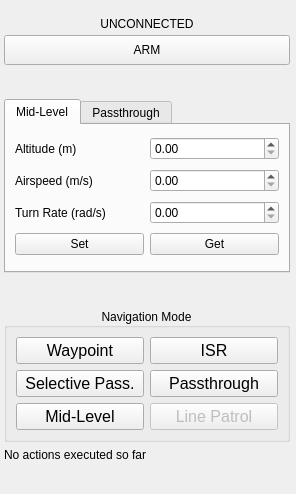
<?xml version="1.0" encoding="UTF-8"?>
<ui version="4.0">
 <class>slugsControl</class>
 <widget class="QWidget" name="slugsControl">
  <property name="geometry">
   <rect>
    <x>0</x>
    <y>0</y>
    <width>296</width>
    <height>494</height>
   </rect>
  </property>
  <property name="sizePolicy">
   <sizepolicy hsizetype="Minimum" vsizetype="Minimum">
    <horstretch>0</horstretch>
    <verstretch>0</verstretch>
   </sizepolicy>
  </property>
  <property name="maximumSize">
   <size>
    <width>16777215</width>
    <height>16777215</height>
   </size>
  </property>
  <property name="windowTitle">
   <string>Form</string>
  </property>
  <property name="toolTip">
   <string>Control widget for the SLUGS autopilot.</string>
  </property>
  <layout class="QGridLayout" name="gridLayout" rowstretch="5,0,0,0,0,0,0,0,0,0" columnstretch="5,0">
   <property name="leftMargin">
    <number>4</number>
   </property>
   <property name="topMargin">
    <number>4</number>
   </property>
   <property name="rightMargin">
    <number>0</number>
   </property>
   <property name="bottomMargin">
    <number>4</number>
   </property>
   <item row="4" column="0">
    <widget class="QTabWidget" name="tabWidget">
     <property name="sizePolicy">
      <sizepolicy hsizetype="Expanding" vsizetype="Fixed">
       <horstretch>0</horstretch>
       <verstretch>0</verstretch>
      </sizepolicy>
     </property>
     <property name="maximumSize">
      <size>
       <width>16777215</width>
       <height>180</height>
      </size>
     </property>
     <property name="styleSheet">
      <string notr="true"/>
     </property>
     <property name="currentIndex">
      <number>0</number>
     </property>
     <widget class="QWidget" name="tab">
      <property name="toolTip">
       <string>Set mid-level commands for the MAV.</string>
      </property>
      <property name="statusTip">
       <string>Set mid-level commands for the MAV.</string>
      </property>
      <attribute name="title">
       <string>Mid-Level</string>
      </attribute>
      <layout class="QGridLayout" name="gridLayout_2">
       <item row="1" column="0">
        <layout class="QHBoxLayout" name="horizontalLayout">
         <item>
          <widget class="QLabel" name="label_2">
           <property name="text">
            <string>Altitude (m)</string>
           </property>
          </widget>
         </item>
         <item>
          <widget class="QDoubleSpinBox" name="altitudeSpinBox">
           <property name="toolTip">
            <string>Altitude to maintain in meters.</string>
           </property>
           <property name="statusTip">
            <string>Altitude to maintain in meters.</string>
           </property>
           <property name="maximum">
            <double>1500.000000000000000</double>
           </property>
          </widget>
         </item>
        </layout>
       </item>
       <item row="2" column="0">
        <layout class="QHBoxLayout" name="horizontalLayout_3">
         <item>
          <widget class="QLabel" name="label_3">
           <property name="text">
            <string>Airspeed (m/s)</string>
           </property>
          </widget>
         </item>
         <item>
          <widget class="QDoubleSpinBox" name="airspeedSpinBox">
           <property name="toolTip">
            <string>Airspeed to maintain (in meters per second).</string>
           </property>
           <property name="statusTip">
            <string>Airspeed to maintain (in meters per second).</string>
           </property>
           <property name="maximum">
            <double>500.000000000000000</double>
           </property>
          </widget>
         </item>
        </layout>
       </item>
       <item row="3" column="0">
        <layout class="QHBoxLayout" name="horizontalLayout_2">
         <item>
          <widget class="QLabel" name="label_4">
           <property name="text">
            <string>Turn Rate (rad/s)</string>
           </property>
          </widget>
         </item>
         <item>
          <widget class="QDoubleSpinBox" name="turnRateSpinBox">
           <property name="toolTip">
            <string>Turn rate to hold (in radians per second).</string>
           </property>
           <property name="statusTip">
            <string>Turn rate to hold (in radians per second).</string>
           </property>
           <property name="maximum">
            <double>180.000000000000000</double>
           </property>
          </widget>
         </item>
        </layout>
       </item>
       <item row="4" column="0">
        <layout class="QHBoxLayout" name="horizontalLayout_4">
         <item>
          <widget class="QPushButton" name="setMidLevelButton">
           <property name="toolTip">
            <string>Sends mid-level flight parameters to MAV.</string>
           </property>
           <property name="statusTip">
            <string>Sends mid-level flight parameters to MAV.</string>
           </property>
           <property name="text">
            <string>Set</string>
           </property>
          </widget>
         </item>
         <item>
          <widget class="QPushButton" name="getMidLevelButton">
           <property name="toolTip">
            <string>Read mid-level flight parameters from MAV.</string>
           </property>
           <property name="statusTip">
            <string>Read mid-level flight parameters from MAV.</string>
           </property>
           <property name="text">
            <string>Get</string>
           </property>
          </widget>
         </item>
        </layout>
       </item>
      </layout>
     </widget>
     <widget class="QWidget" name="tab_2">
      <property name="toolTip">
       <string>Select manual control surfaces for selective passthrough.</string>
      </property>
      <property name="statusTip">
       <string>Select manual control surfaces for selective passthrough.</string>
      </property>
      <attribute name="title">
       <string>Passthrough</string>
      </attribute>
      <layout class="QGridLayout" name="gridLayout_3">
       <item row="0" column="0">
        <layout class="QVBoxLayout" name="verticalLayout">
         <item>
          <widget class="QCheckBox" name="elevatorCheckBox">
           <property name="toolTip">
            <string>Manually control the elevator.</string>
           </property>
           <property name="statusTip">
            <string>Manually control the elevator.</string>
           </property>
           <property name="text">
            <string>Elevator</string>
           </property>
          </widget>
         </item>
         <item>
          <widget class="QCheckBox" name="rudderCheckBox">
           <property name="toolTip">
            <string>Manually control the rudder.</string>
           </property>
           <property name="statusTip">
            <string>Manually control the rudder.</string>
           </property>
           <property name="text">
            <string>Rudder</string>
           </property>
          </widget>
         </item>
         <item>
          <widget class="QCheckBox" name="throttleCheckBox">
           <property name="toolTip">
            <string>Manually control the throttle.</string>
           </property>
           <property name="statusTip">
            <string>Manually control the throttle.</string>
           </property>
           <property name="text">
            <string>Throttle</string>
           </property>
          </widget>
         </item>
         <item>
          <widget class="QCheckBox" name="aileronsCheckBox">
           <property name="toolTip">
            <string>Manually control the ailerons.</string>
           </property>
           <property name="statusTip">
            <string>Manually control the ailerons.</string>
           </property>
           <property name="text">
            <string>Ailerons</string>
           </property>
          </widget>
         </item>
        </layout>
       </item>
       <item row="1" column="0">
        <widget class="QPushButton" name="setPassthroughButton">
         <property name="toolTip">
          <string>Sets the selected control surfaces for manual control.</string>
         </property>
         <property name="statusTip">
          <string>Sets the selected control surfaces for manual control.</string>
         </property>
         <property name="text">
          <string>Set</string>
         </property>
        </widget>
       </item>
      </layout>
     </widget>
    </widget>
   </item>
   <item row="3" column="0">
    <spacer name="verticalSpacer_3">
     <property name="orientation">
      <enum>Qt::Vertical</enum>
     </property>
     <property name="sizeHint" stdset="0">
      <size>
       <width>20</width>
       <height>5</height>
      </size>
     </property>
    </spacer>
   </item>
   <item row="6" column="0" rowspan="2">
    <widget class="QGroupBox" name="groupBox">
     <property name="minimumSize">
      <size>
       <width>0</width>
       <height>120</height>
      </size>
     </property>
     <property name="toolTip">
      <string>Choose the MAVs navigation mode.</string>
     </property>
     <property name="statusTip">
      <string>Choose the MAVs navigation mode.</string>
     </property>
     <property name="title">
      <string>Navigation Mode</string>
     </property>
     <property name="alignment">
      <set>Qt::AlignCenter</set>
     </property>
     <layout class="QHBoxLayout" name="horizontalLayout_6">
      <item>
       <layout class="QGridLayout" name="gridLayout_4">
        <property name="sizeConstraint">
         <enum>QLayout::SetDefaultConstraint</enum>
        </property>
        <item row="2" column="0">
         <widget class="QPushButton" name="midLevelModeButton">
          <property name="font">
           <font>
            <pointsize>12</pointsize>
           </font>
          </property>
          <property name="toolTip">
           <string>Hold specified mid-level commands.</string>
          </property>
          <property name="statusTip">
           <string>Hold specified mid-level commands.</string>
          </property>
          <property name="text">
           <string>Mid-Level</string>
          </property>
         </widget>
        </item>
        <item row="2" column="1">
         <widget class="QPushButton" name="linePatrolModeButton">
          <property name="enabled">
           <bool>false</bool>
          </property>
          <property name="font">
           <font>
            <pointsize>12</pointsize>
           </font>
          </property>
          <property name="acceptDrops">
           <bool>false</bool>
          </property>
          <property name="toolTip">
           <string/>
          </property>
          <property name="text">
           <string>Line Patrol</string>
          </property>
          <property name="checkable">
           <bool>false</bool>
          </property>
         </widget>
        </item>
        <item row="0" column="0">
         <widget class="QPushButton" name="waypointModeButton">
          <property name="font">
           <font>
            <pointsize>12</pointsize>
           </font>
          </property>
          <property name="toolTip">
           <string>Navigate to waypoints.</string>
          </property>
          <property name="statusTip">
           <string>Navigate to waypoints.</string>
          </property>
          <property name="text">
           <string>Waypoint</string>
          </property>
         </widget>
        </item>
        <item row="1" column="1">
         <widget class="QPushButton" name="passthroughModeButton">
          <property name="font">
           <font>
            <pointsize>12</pointsize>
           </font>
          </property>
          <property name="toolTip">
           <string>Manually pilot all control surfaces.</string>
          </property>
          <property name="statusTip">
           <string>Manually pilot all control surfaces.</string>
          </property>
          <property name="text">
           <string>Passthrough</string>
          </property>
          <property name="flat">
           <bool>false</bool>
          </property>
         </widget>
        </item>
        <item row="0" column="1">
         <widget class="QPushButton" name="isrModeButton">
          <property name="enabled">
           <bool>true</bool>
          </property>
          <property name="font">
           <font>
            <pointsize>12</pointsize>
           </font>
          </property>
          <property name="toolTip">
           <string>Circles an ISR point.</string>
          </property>
          <property name="statusTip">
           <string>Circles an ISR point.</string>
          </property>
          <property name="text">
           <string>ISR</string>
          </property>
         </widget>
        </item>
        <item row="1" column="0">
         <widget class="QPushButton" name="selectivePassthroughModeButton">
          <property name="font">
           <font>
            <pointsize>12</pointsize>
           </font>
          </property>
          <property name="toolTip">
           <string>Manually pilot selected control surfaces.</string>
          </property>
          <property name="statusTip">
           <string>Manually pilot selected control surfaces.</string>
          </property>
          <property name="text">
           <string>Selective Pass.</string>
          </property>
         </widget>
        </item>
       </layout>
      </item>
     </layout>
    </widget>
   </item>
   <item row="8" column="0" colspan="2">
    <widget class="QLabel" name="lastActionLabel">
     <property name="minimumSize">
      <size>
       <width>0</width>
       <height>10</height>
      </size>
     </property>
     <property name="toolTip">
      <string>Status label</string>
     </property>
     <property name="statusTip">
      <string>Status label</string>
     </property>
     <property name="text">
      <string>No actions executed so far</string>
     </property>
     <property name="alignment">
      <set>Qt::AlignLeading|Qt::AlignLeft|Qt::AlignTop</set>
     </property>
    </widget>
   </item>
   <item row="9" column="0" colspan="2">
    <spacer name="verticalSpacer_2">
     <property name="orientation">
      <enum>Qt::Vertical</enum>
     </property>
     <property name="sizeHint" stdset="0">
      <size>
       <width>20</width>
       <height>10</height>
      </size>
     </property>
    </spacer>
   </item>
   <item row="1" column="0">
    <widget class="QLabel" name="controlStatusLabel">
     <property name="minimumSize">
      <size>
       <width>0</width>
       <height>10</height>
      </size>
     </property>
     <property name="maximumSize">
      <size>
       <width>16777215</width>
       <height>10</height>
      </size>
     </property>
     <property name="toolTip">
      <string>Currently controlled system.</string>
     </property>
     <property name="statusTip">
      <string>Currently controlled system.</string>
     </property>
     <property name="text">
      <string>UNCONNECTED</string>
     </property>
     <property name="alignment">
      <set>Qt::AlignCenter</set>
     </property>
     <property name="margin">
      <number>0</number>
     </property>
    </widget>
   </item>
   <item row="5" column="0">
    <spacer name="verticalSpacer">
     <property name="orientation">
      <enum>Qt::Vertical</enum>
     </property>
     <property name="sizeHint" stdset="0">
      <size>
       <width>20</width>
       <height>5</height>
      </size>
     </property>
    </spacer>
   </item>
   <item row="2" column="0">
    <widget class="QPushButton" name="armDisarmButton">
     <property name="minimumSize">
      <size>
       <width>0</width>
       <height>30</height>
      </size>
     </property>
     <property name="toolTip">
      <string>Arms or disarms the MAV's engines.</string>
     </property>
     <property name="statusTip">
      <string>Main control button</string>
     </property>
     <property name="text">
      <string>ARM</string>
     </property>
    </widget>
   </item>
   <item row="0" column="0">
    <spacer name="verticalSpacer_4">
     <property name="orientation">
      <enum>Qt::Vertical</enum>
     </property>
     <property name="sizeType">
      <enum>QSizePolicy::Fixed</enum>
     </property>
     <property name="sizeHint" stdset="0">
      <size>
       <width>20</width>
       <height>15</height>
      </size>
     </property>
    </spacer>
   </item>
  </layout>
 </widget>
 <resources/>
 <connections/>
</ui>
